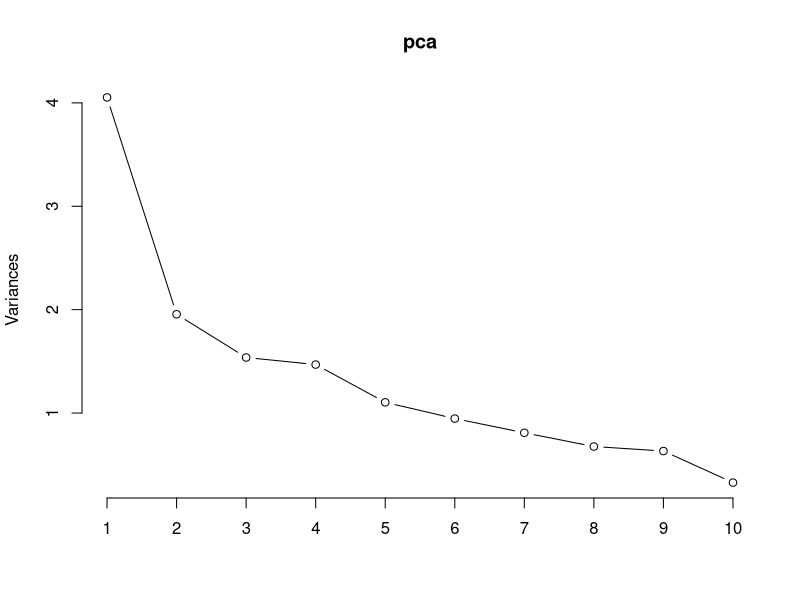

Write R code to recreate this figure.
#Deber 10
library(readr)
house_prediction <- read_csv("house_prediction.csv")
View(house_prediction)
datos <- data.frame(house_prediction)

#limpieza de los datos
sapply(datos,function(x) sum(is.na(x))) 
#busca en todas las variables los valores faltantes (NA)

#Verificacion de Datos NA
sum(is.na(datos)) # suma total de datos faltantes (NA)
datoslimpios =na.omit(datos) #eliminar los NA

#Limpieza de Datos 
mediaLimpios = mean(datoslimpios$MasVnrArea) #media de los datos limpios
datos$MasVnrArea[is.na(datos$MasVnrArea)] = mediaLimpios #reemplazamos la media en NA
sapply(datos,function(x) sum(is.na(x))) #busca en todas las variables los valores
#faltantes (NA)
sum(is.na(datos)) # suma total de datos faltantes (NA)

y = datos$SalePrice
x1 =datos$MSSubClass
x2 = datos$LotArea
x3 = datos$OverallQual
x4 = datos$OverallCond
x5 = datos$YearBuilt
x6 = datos$YearRemodAdd
x7 = datos$MasVnrArea
x8 = datos$BsmtFinSF1
x9 = datos$BsmtUnfSF
x10 = datos$TotalBsmtSF
x11 = datos$X1stFlrSF
x12 = datos$X2ndFlrSF
x13 = datos$LowQualFinSF
x14 = datos$GrLivArea

reg=lm(y~x1+x2+x3+x4+x5+x6+x7+x8+x9+x10+x11+x12+x13+x14)
summary(reg)

#Matriz de Variables Independientes
matriz = cbind(x1,x2,x3,x4,x5,x6,x7,x8,x9,x10,x11,x12,x13,x14)
pca = prcomp(matriz, center = TRUE, scale. = TRUE) 
print(pca)
plot(pca, type = "l")
summary(pca)

# Componentes Principales
cp = predict(pca,matriz)
cp = as.data.frame(cp)

#Regresion con pca
reg_2=lm(y ~ cp$PC1+cp$PC2+cp$PC3+cp$PC4+cp$PC5+
             cp$PC6+cp$PC7+cp$PC8+cp$PC9+cp$PC10+
             cp$PC11+cp$PC12)
summary(reg_2)

#Comprobacion
#Regresion hacia atras 
reg_atras=step(lm(y~x1+x2+x3+x4+x5+x6+x7+x8+
                    x9+x10+x11+x12+x13+x14),direction = "backward")
#Regresion hacia atras con 12 variables
reg_12=lm(y~x10+x13+x4+x6+x2+x7+x1+x8+x5+x11+x3+x12)
summary(reg_12)

